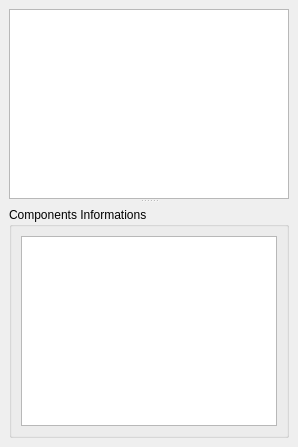
<?xml version="1.0" encoding="UTF-8"?>
<ui version="4.0">
 <class>Components_Manager_Ui_DockWidget</class>
 <widget class="QDockWidget" name="Components_Manager_Ui_DockWidget">
  <property name="windowTitle">
   <string>Components Manager</string>
  </property>
  <widget class="QWidget" name="Components_Manager_Ui_dockWidgetContents">
   <layout class="QGridLayout" name="Components_Manager_Ui_dockWidgetContents_gridLayout">
    <item row="0" column="0">
     <widget class="QSplitter" name="Components_Manager_Ui_splitter">
      <property name="orientation">
       <enum>Qt::Vertical</enum>
      </property>
      <widget class="QWidget" name="gridLayoutWidget">
       <layout class="QGridLayout" name="Components_Manager_Ui_gridLayout">
        <item row="0" column="0">
         <widget class="QTreeView" name="Components_Manager_Ui_treeView"/>
        </item>
       </layout>
      </widget>
      <widget class="QFrame" name="Components_Manager_Ui_frame">
       <property name="frameShadow">
        <enum>QFrame::Raised</enum>
       </property>
       <layout class="QGridLayout" name="Components_Manager_Ui_frame_gridLayout">
        <property name="leftMargin">
         <number>0</number>
        </property>
        <property name="topMargin">
         <number>4</number>
        </property>
        <property name="rightMargin">
         <number>0</number>
        </property>
        <property name="bottomMargin">
         <number>0</number>
        </property>
        <item row="0" column="0">
         <widget class="QGroupBox" name="Components_Informations_groupBox">
          <property name="title">
           <string>Components Informations</string>
          </property>
          <layout class="QGridLayout" name="Components_Informations_groupBox_gridLayout">
           <item row="0" column="0">
            <widget class="QTextBrowser" name="Components_Informations_textBrowser">
             <property name="statusTip">
              <string>Components Informations Text Browser: Displays Selected Components Informations.</string>
             </property>
             <property name="openExternalLinks">
              <bool>true</bool>
             </property>
            </widget>
           </item>
          </layout>
         </widget>
        </item>
       </layout>
      </widget>
     </widget>
    </item>
   </layout>
  </widget>
 </widget>
 <resources/>
 <connections/>
</ui>
